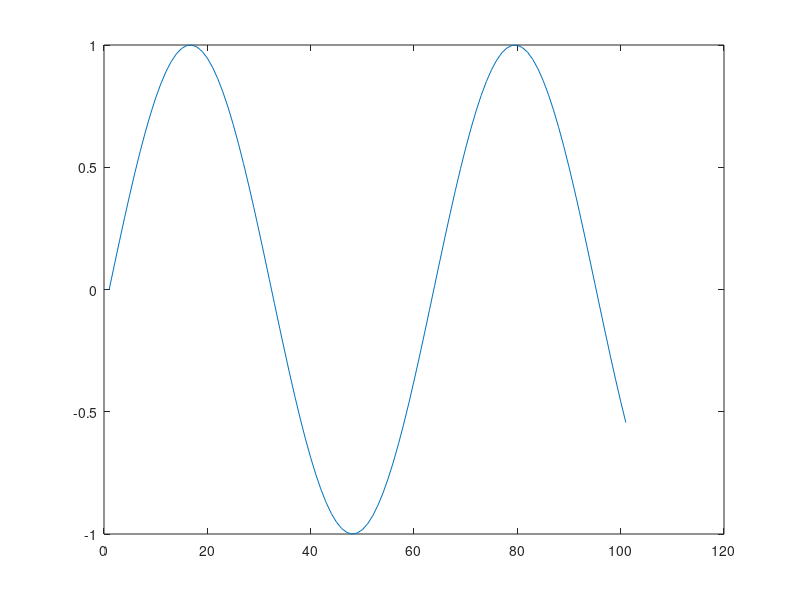
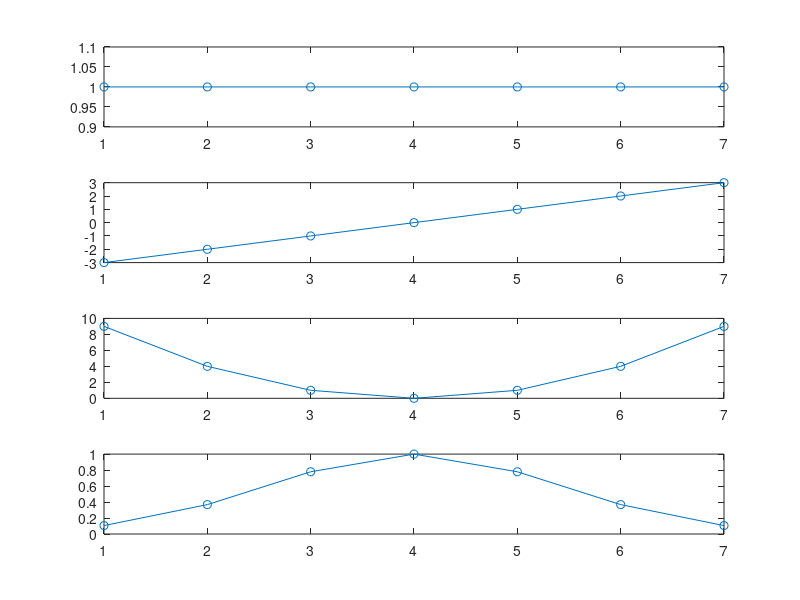
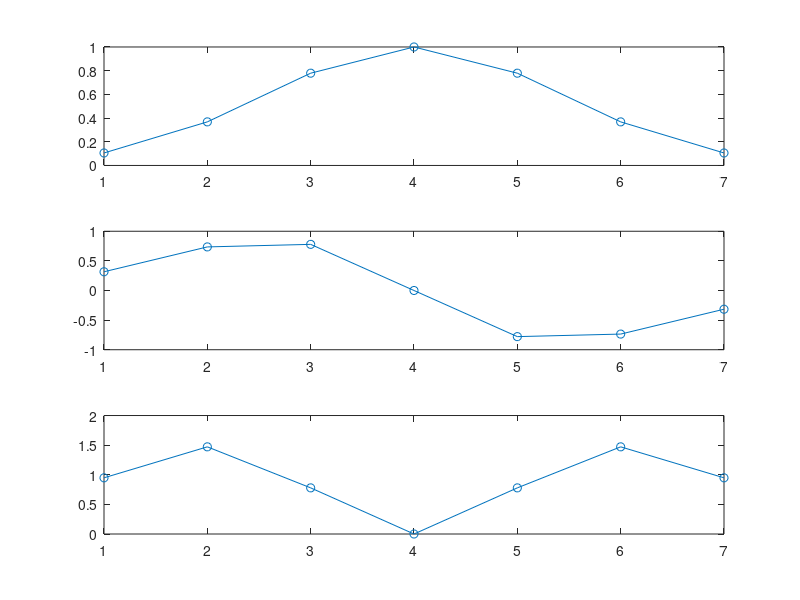
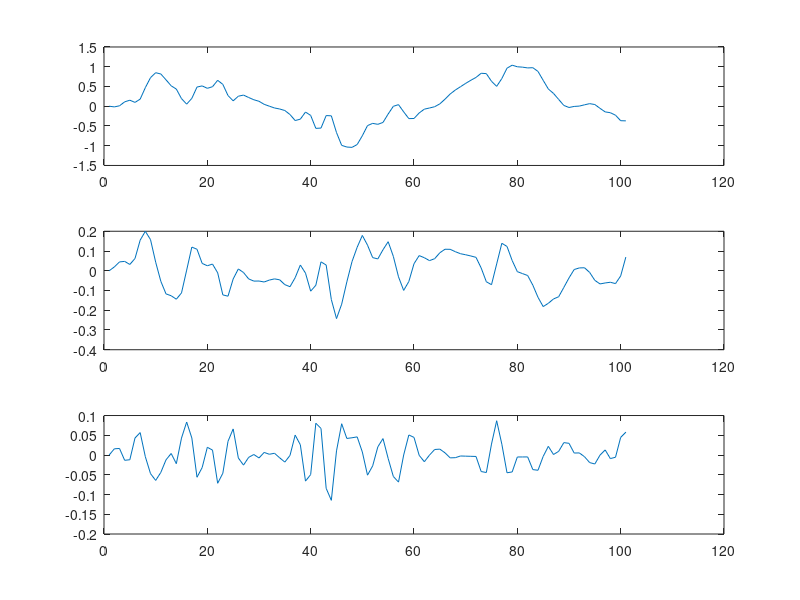

The MATLAB source for these figures, in order: (Note: this script raises an error after producing the figures.)
k = 0:1:100;
s = sin(k/10);
figure(1);plot(s);

x=(-3:3)';
b0=ones(7,1);
b1=x;
b2=x.^2;
figure(2);
subplot(4,1,1);plot(b0,'-o');
subplot(4,1,2);plot(b1,'-o');
subplot(4,1,3);plot(b2,'-o');

a = exp(-x.^2/4);
figure(2);
subplot(4,1,4);plot(a,'-o');

f0 = b0.*a; f0 = f0(end:-1:1);
f1 = b1.*a; f1 = f1(end:-1:1);
f2 = b2.*a; f2 = f2(end:-1:1);
figure(3);
subplot(3,1,1);plot(f0,'-o');
subplot(3,1,2);plot(f1,'-o');
subplot(3,1,3);plot(f2,'-o');

h0 = conv(s,f0,'same');
h1 = conv(s,f1,'same');
h2 = conv(s,f2,'same');

G0 = diag(a);
B = [b0 b1 b2];
G = B'*G0*B


c = inv(G)*[h0;h1;h2];
figure(4);
subplot(3,1,1);plot(c(1,:))
subplot(3,1,2);plot(c(2,:))
subplot(3,1,3);plot(c(3,:))

%% 4
cert = double(rand(1,101)>0.40);
scert = s.*cert;
figure(5);plot(scert);


h0 = conv(scert,f0,'same');
h1 = conv(scert,f1,'same');
h2 = conv(scert,f2,'same');

G0 = diag(a);
B = [b0 b1 b2];
G = B'*G0*B


c = inv(G)*[h0;h1;h2];
figure(4);
subplot(3,1,1);plot(c(1,:))
subplot(3,1,2);plot(c(2,:))
subplot(3,1,3);plot(c(3,:))


f12 = b0.*a.*b1; f12 = f12(end:-1:1);
f11 = b0.*a.*b0; f11 = f11(end:-1:1);
f22 = b1.*a.*b1; f22 = f22(end:-1:1);
G11 = conv(cert,f11,'same');% <- f(a,c,b0,b0) what?!
G12 = conv(cert,f12,'same');% <- f(a,c,b1,b0)
G22 = conv(cert,f22,'same');%;conv(...); <- f(a,c,b1,b1)


detG = G11.*G22-G12.^2;
c0 = (G22.*h0-G12.*h1)./detG;
c1 = (-G12.*h0+G11.*h1)./detG; figure(6);
subplot(2,1,1);plot(c0)
subplot(2,1,2);plot(c1)

%%

im = double(imread('Scalespace0.png'));
figure(7);colormap(gray);imagesc(im);

cert = double(rand(size(im)) > 0.90); imcert = im.*cert;
figure(8);colormap(gray);imagesc(imcert);

x = ones(23,1)*(-11:11)
y = x'
a = exp(-(x.^2+y.^2)/4);
figure(9);mesh(a);


imlp = conv2(imcert, a, 'same');
figure(10);colormap(gray);imagesc(imlp);

G = conv2(cert,a,'same');

c = imlp./G;
minG = min(min(G))
figure(12);colormap(gray);imagesc(c);